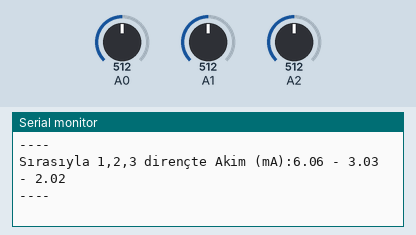
Bench run of a sketch on a simulated Arduino Uno, built with avr-gcc and run on an emulated ATmega328P. On the bench: the last lines printed to the serial monitor. The inputs (shaded band) are chosen by the test bench; at power-on: A0 = 512, A1 = 512, A2 = 512.

Above: at 1.3 s.
1.4 s: A0 set to 716
At 1.84 s:
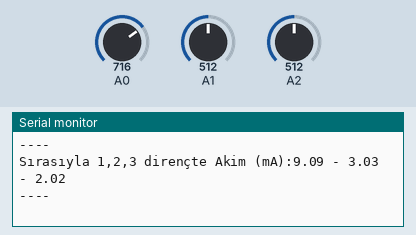
2.9 s: A1 set to 716
At 3.35 s:
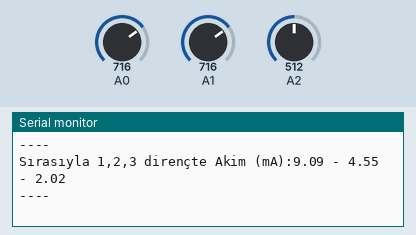
4.4 s: A2 set to 716
At 4.85 s:
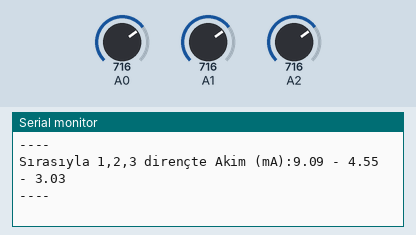
5.9 s: A0 set to 900
At 6.36 s:
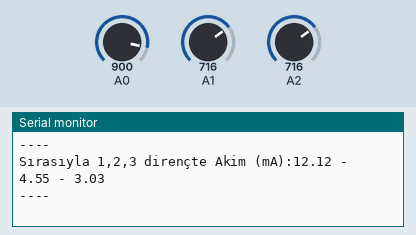
7.4 s: A1 set to 900
At 7.87 s:
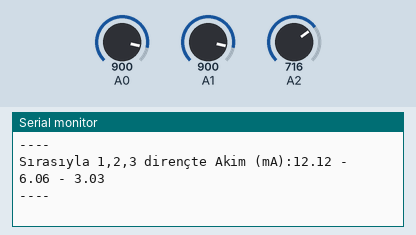
8.9 s: A2 set to 900
At 9.37 s:
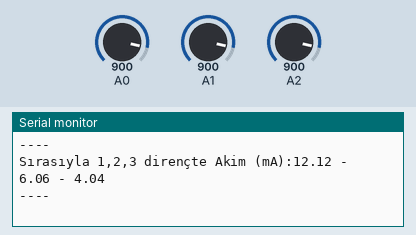
Timing chart, 0 to 11.4 s (numbered marks = the images above; inputs shaded):
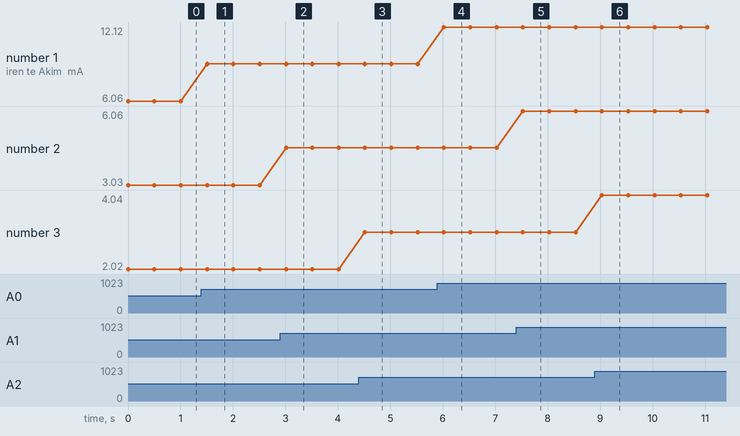

The sketch:

Ohm_Yasasi_ispati.ino
```cpp
/*
Tinkercad Devre linki : https://www.tinkercad.com/things/6awa2nXToig-copy-of-ohm-yasasi/editel?sharecode=uetCCy2kfBXTzO_e3rBGRg7CMxS5qJAUEcV-SC3iQBc
*/

float deger;
float akm = 0.0;
float akmA=0;
float okunanA;
int okunanADC=0;
//int okunanB;
void setup() {
  Serial.begin(9600);
}

void loop() {
okunanADC = analogRead(A0);
okunanA = okunanADC * 5 / 1024 ;// okunan her ADC değerinin V cinsinden karşılığı böyle bulunur.
akmA = okunanA/*Volt*/ / 330/*ohm*/;// Ohm Yasasına göre V=I.R buradan Akım I=V/R kullanılarak okunan ADC değeri 1 direnç için 330 a böldük.
akm = akmA * 1000;//akım değerini mA(miliAmper) e dönüştürdük.

int okunanBDC = analogRead(A1);
float okunanB = okunanBDC * 5 / 1024 ;
float akmB = okunanB / 660;
float Bakm = akmB *1000;

int okunanCDC = analogRead(A2);
float okunanC = okunanCDC * 5 / 1024 ;
float akmC = okunanC / 990;
float Cakm = akmC *1000;

Serial.print("Sırasıyla 1,2,3 dirençte Akim (mA):");
Serial.print(akm);
Serial.print(" - ");
Serial.print(Bakm);
Serial.print(" - ");
Serial.println(Cakm);
Serial.println("----");
delay (500);
}
```

Measured:
- after the input at 1.4 s, the serial monitor: prints a new line after 0.11 s (image 1)
- after the input at 2.9 s, the serial monitor: prints a new line after 0.11 s (image 2)
- after the input at 4.4 s, the serial monitor: prints a new line after 0.12 s (image 3)
- after the input at 5.9 s, the serial monitor: prints a new line after 0.12 s (image 4)
- after the input at 7.4 s, the serial monitor: prints a new line after 0.13 s (image 5)
- after the input at 8.9 s, the serial monitor: prints a new line after 0.14 s (image 6)
- plotted number 1: 6.06 → 9.09 after the input at 1.4 s, 9.09 → 12.12 after the input at 5.9 s
- plotted number 2: 3.03 → 4.55 after the input at 2.9 s, 4.55 → 6.06 after the input at 7.4 s
